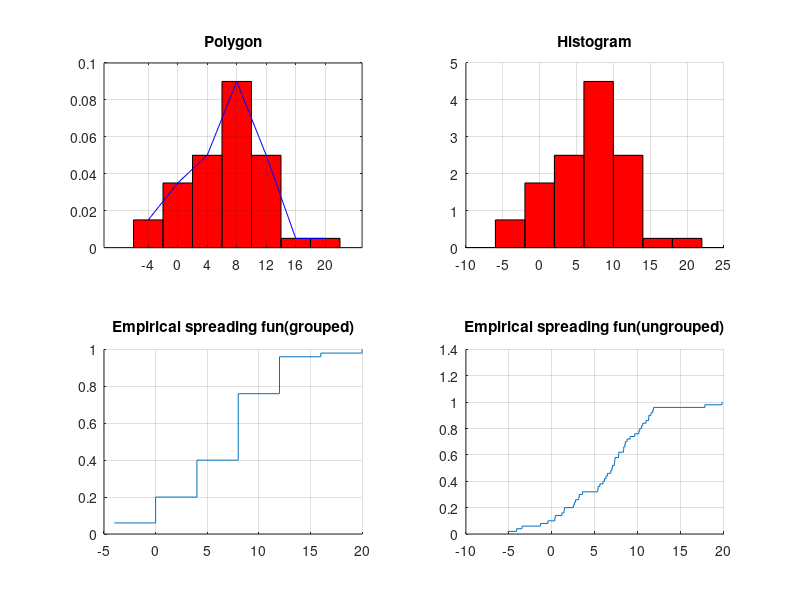

Source code (MATLAB):
mas = [8.73 10.93 5.37 2.61 6.11 -3.48 5.32 17.78 3.55 8.34 9.09 8.53 6.84 3.12 8.31 7.74 7.33 9.63 5.57 0.33 2.49 10.09 11.82 3.18 -0.47];
mas1 = [1.15 11.72 11.24 10.55 11.52 6.29 7.26 10.20 11.26 19.77 1.40 7.03 8.47 0.39 -1.32 7.29 2.75 6.44 1.45 5.93 6.97 -5.16 10.41 -4.10 7.77];
% Variational series
mass = sort([mas mas1]);
% Length of grouping interval
delta = 4;
% Amount of elements
n = 50;
% Amount of grouping intervals
m=7;


% Centers of grouping intervals
Z = [-4 0 4 8 12 16 20];
% Frequencies of ngrouped elements(all equal to 1/50)
Ungrouped_Freqs=[1/50];
for i=1:n
    Ungrouped_Freqs(i)=1/50;
end
Freqs=hist(mass, sort(Z));


% Hights of Hists
Hist_Heigh=hist(mass, sort(Z))/delta;

% Creating the graphical windows

% Hist window
subplot(2, 2, 2); 
grid on; title('Histogram'); hold on; 
bar(Z, Hist_Heigh, delta/4, 'red');

%Polygon window
subplot(2, 2, 1)
Polygon_Heigh=hist(mass, sort(Z))/(delta*n);
bar(Z, Polygon_Heigh,delta/4, 'red');
grid on; title('Polygon');hold on;
plot(Z, Polygon_Heigh, '-b');

%Grouped empiric sample
subplot(2, 2, 3)
grid on; title('Empirical spreading fun(grouped)');hold on;
Spread_Fun_Args=[0];
for i=1:m
    Spread_Fun_Args(i)=0;
end
%Filling the array of stairs
for i=1:m
    for j=1:i
    Spread_Fun_Args(i)=Spread_Fun_Args(i)+Freqs(j);
    end
end
stairs(Z,Spread_Fun_Args/50)

%Ungrouped empiric function
subplot(2,2,4)
grid on; title('Empirical spreading fun(ungrouped)');hold on;
UnSpread_Fun_Args = [0];
for i=1:n
    UnSpread_Fun_Args(i) = 0;
end
% Filling the array of stairs
for i=1:n
    for j=1:i
      UnSpread_Fun_Args(i) = UnSpread_Fun_Args(i) + Ungrouped_Freqs(j);
    end
end
stairs(mass,UnSpread_Fun_Args)


% Nnumerical characteristics
fprintf('Nnumerical characteristics of ungrouped sample \n')
w = max(mass)-min(mass);
fprintf('Spang= %.1f\n',w)
fprintf('Mode does not exist \n')
hx = median(mass);
fprintf('Median= %.1f\n',hx)
mx = mean(mass);
fprintf('Mean= %.1f\n', mx)
Dx = std(mass);
fprintf('Dispersion= %.1f\n',Dx)
S  = var(mass);
fprintf('Displaced dispersion= %.1f\n', S)
fprintf(' \n')

fprintf('Nnumerical characteristics of grouped sample \n')
w = max(Z) - min(Z);
fprintf('Spang= %.1f\n',w)
dx = mode(Z);
fprintf('Sample mode %.1f\n',8)
hx = median(Z);
fprintf('Median= %.1f\n',7.11)
mx = mean(Z);
fprintf('Mean= %.1f\n', 6.56)
Dx = std(Z);
fprintf('Dispersion= %.1f\n',5.16)
S = var(Z);
fprintf('Displaced dispersion= %.1f\n', 26.09)
fprintf(' \n')













